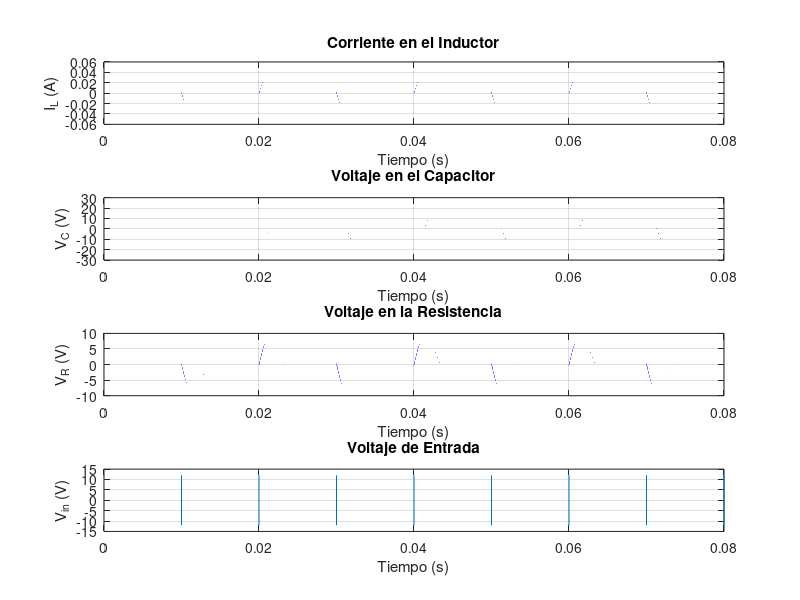

MATLAB code for this plot:
% Parámetros del circuito
R = 220;     % Resistencia (Ohms)
L = 500e-3;   % Inductancia (H)
C = 2.2e-6;   % Capacitancia (F)
V_in_amp = 12;  % Amplitud de la fuente (V)
T_switch = 10e-3; % Tiempo de conmutación (10 ms)
dt = 1e-7;       % Paso de tiempo (ajustar según necesidad!)
T_total = 80e-3; % Tiempo total de simulación (80 ms)

% Vectores de tiempo y entrada
t = 0:dt:T_total;
N = length(t);
V_in = V_in_amp * (-1).^floor(t / T_switch); % Conmuta cada 10ms

% Matrices de estado (dx/dt = A*x + B*u)
A = [-R/L, -1/L;
      1/C,   0];
B = [1/L;
        0];

% Condiciones iniciales (I_L=0, V_C=0)
x = zeros(2, N);
x(:, 1) = [0; 0]; % [I_L; V_C]

% Integración con Euler
for n = 1:N-1
    u = V_in(n);
    dxdt = A * x(:, n) + B * u;
    x(:, n+1) = x(:, n) + dxdt * dt;
end

% Cálculo de voltaje en la resistencia (V_R = I_L*R)
V_R = R * x(1,:);

% Graficación (4 subplots)
figure;

% 1. Corriente en el inductor (corrección clave: sintaxis de plot)
subplot(4,1,1);
plot(t, x(1,:));  % <-- Se eliminó la coma y se cerró correctamente
grid on;
xlabel('Tiempo (s)');
ylabel('I_L (A)');
title('Corriente en el Inductor');

% 2. Voltaje en el capacitor
subplot(4,1,2);
plot(t, x(2,:));
grid on;
xlabel('Tiempo (s)');
ylabel('V_C (V)');
title('Voltaje en el Capacitor');

% 3. Voltaje en la resistencia
subplot(4,1,3);
plot(t, V_R);
grid on;
xlabel('Tiempo (s)');
ylabel('V_R (V)');
title('Voltaje en la Resistencia');

% 4. Voltaje de entrada
subplot(4,1,4);
plot(t, V_in);
grid on;
xlabel('Tiempo (s)');
ylabel('V_{in} (V)');
title('Voltaje de Entrada');

